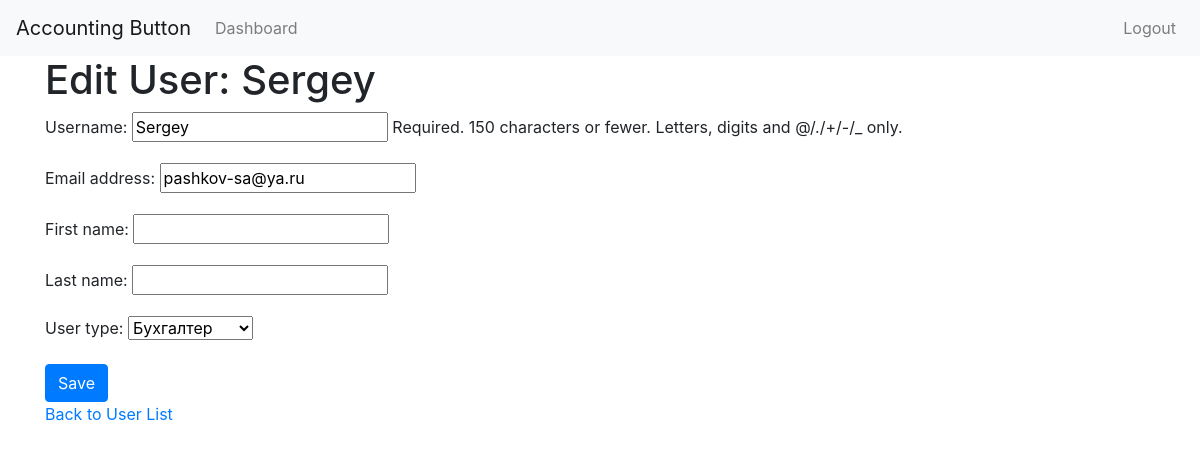
The page /users/edit/1/ (signed in) on the database its author committed.
### Accounting_button/models.py (models this page shows)
class CustomUser(AbstractUser):
    USER_TYPES = (
        ('accountant', 'Бухгалтер'),
        ('director', 'Директор'),
        ('owner', 'Собственник'),
    )
    user_type = models.CharField(max_length=10, choices=USER_TYPES, default='accountant')

### Accounting_button/views.py (the view)
# urls.py: path('users/edit/<int:user_id>/', views.user_edit, name='user_edit'),
@login_required
def user_edit(request, user_id):
    user = get_object_or_404(CustomUser, id=user_id)
    if request.method == 'POST':
        form = CustomUserChangeForm(request.POST, instance=user)
        if form.is_valid():
            form.save()
            return redirect('user_list')
    else:
        form = CustomUserChangeForm(instance=user)
    return render(request, 'Accounting_button/user_edit.html', {'form': form, 'user': user})

### Accounting_button/forms.py
class CustomUserChangeForm(forms.ModelForm):
    class Meta:
        model = CustomUser
        fields = ['username', 'email', 'first_name', 'last_name', 'user_type']

### Accounting_button/templates/Accounting_button/user_edit.html (shortened to what this page needs)
{% extends "Accounting_button/base.html" %}
{% block content %}
<h1>Edit User: {{ user.username }}</h1>
<form method="post">
    {{ form.as_p }}
    <button type="submit" class="btn btn-primary">Save</button>
</form>
<p>
    <a href="{% url 'user_list' %}">Back to User List</a>
</p>
{% endblock %}

### rows shown on the page
CustomUser: username "Sergey", email "pashkov-sa@ya.ru", user_type "Бухгалтер"
